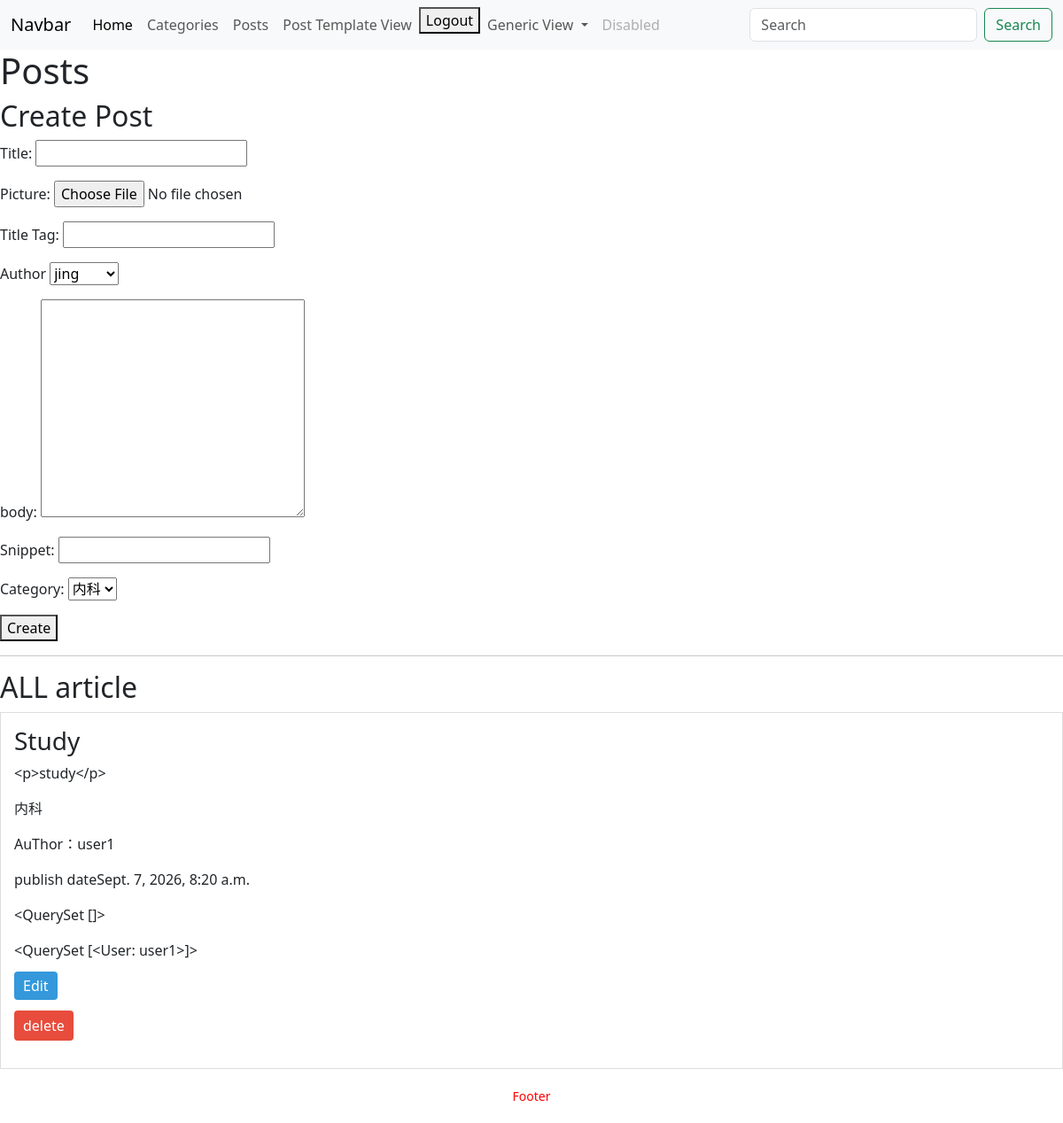
The page /posts/ (signed in) on the database its author committed.
### blog/models.py (models this page shows, shortened)
class Post(models.Model):
    title = models.CharField(max_length=200)
    header_image = models.ImageField(upload_to='images/', blank=True, null=True)
    title_tag = models.CharField(max_length=200)
    author = models.ForeignKey(User, on_delete=models.CASCADE)
    body = RichTextField()
    post_date = models.DateTimeField(auto_now_add=True)
    snippet = models.CharField(max_length=100)
    category = models.ForeignKey(Category, on_delete=models.CASCADE)
    likes = models.ManyToManyField(User, related_name='likes', blank=True)

class Category(models.Model):
    name = models.CharField(max_length=100)

### blog/views.py (the view)
# urls.py: path("posts/", posts, name="posts"),
def posts(request):
    posts = Post.objects.all()  # 从数据库查出所有文章 # post.objects.all() = SELECT * FROM post
    users = User.objects.all()  # 从数据库查出所有用户 # User.objects.all() = SELECT * FROM user
    categories = Category.objects.all()  # 从数据库查出所有分类 # Category.objects.all() = SELECT * FROM category
    return render(request,
                  'blog/posts.html',  # 渲染posts.html页面
                  {
                      'posts': posts,
                      'users': users,
                      'categories': categories
                  })

### templates/blog/posts.html (shortened to what this page needs)
{% extends 'blog/Base.html' %}
{% block content %}
    <h1>Posts</h1>
    <h2>Create Post</h2>
    <form action="{% url 'post_create' %}"
          method="post"
          enctype="multipart/form-data">
        <p> Title: <input type="text" name="title"></p>
        <p> Picture: <input type="file" name="header_image"></p>
        <p> Title Tag: <input type="text" name="title_tag"></p>
        <p>Author
           <select name="author">
               {% for user in users %}
               <option value="{{ user.id }}">
               {{ user.username }}
               </option>
               {% endfor %}
           </select>
        </p>
    <p>body: <textarea name="body" rows="10" cols="30">
    </textarea></p>
    <p>Snippet: <input type="text" name="snippet"></p>
    <p>Category: <select name="category">
        {% for category in categories %}
          <option value="{{ category.id }}">
               {{ category.name }}
               </option>
               {% endfor %}
           </select>
        </p>
        <button type="submit">Create</button>
    </form>
    <hr>
<h2>ALL article</h2>
    {% for post in posts %}
         <div style="border: 1px solid #ddd; padding: 15px; margin-bottom: 20px;">
         <h3>{{ post.title }}</h3>
         <p>{{ post.body }}</p>
        <p>{{ post.category.name }}</p>
        <p>AuThor：{{ post.author.username }}</p>
        <p>publish date{{ post.post_date }}</p>
        <p>{{ post.comment_set.all }}</p>
        <p>{{ post.likes.all }}</p>
        <p>
            <a href="{% url 'post_update' post.id %}"
               style="background: #3498db; color: white; padding: 5px 10px;
                      text-decoration: none; border-radius: 4px;">
                Edit
            </a>
            <form action="{% url 'post_delete' %}"
                  method="post"
                  style="display: inline;">
                <button type="submit"
                        style="background: #e74c3c; color: white; padding: 5px 10px;
                               border: none; border-radius: 4px; cursor: pointer;">
                    delete
                </button>
            </form>
        </p>
    </div>
    {% endfor %}
{% endblock %}

### rows shown on the page
Post: title "Study", body "<p>study</p>", category.name "内科", author.username "user1", post_date "Sept. 7, 2026, 8:20 a.m.", comment_set.all "<QuerySet []>", likes.all "<QuerySet [<User: user1>]>"

### other values the page prints
form field author "jing"
form field category "内科"
